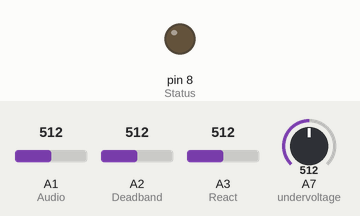
This sketch was run on a simulated Arduino Nano, built with avr-gcc and run on an emulated ATmega328P. On the bench: output pins drawn as LEDs (lit = HIGH). The inputs (shaded band) are chosen by the test bench; at power-on: A2 (Deadband) = 512, A1 (Audio) = 512, A3 (React) = 512, A7 (undervoltage) = 512. What the sketch prints to the serial monitor is not drawn.

Above: at 0.25 s.
At 1.2 s:
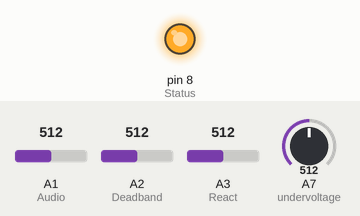
1.3 s: A2 (Deadband) set to 90
Timing chart, 0 to 4.3 s (numbered marks = the images above; inputs shaded):
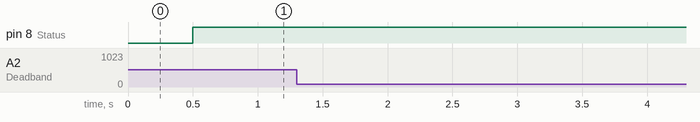

The sketch:

MovieVolumeAdjust.ino
```cpp
#include <IRremote.h>
#define cbi(sfr, bit) (_SFR_BYTE(sfr) &= ~_BV(bit))
#define sbi(sfr, bit) (_SFR_BYTE(sfr) |= _BV(bit))
int deadband;
int react;
int audio;
byte audiocounter = 0;
byte loudercounter = 0;
byte volcounter = 0;
byte timercounter = 0;
byte timercountervol = 0;
byte silencecounter = 0;
bool trig = 0;
bool lowertrig = 0;
bool lowertrigtimer = 0;
bool volup = 0;
byte i = 0;


void setup() {
  Serial.begin(250000);
  sbi(ADCSRA, ADPS2);
  cbi(ADCSRA, ADPS1);
  cbi(ADCSRA, ADPS0);
  TCCR1A = 0;
  TCCR1B = 0;
  TCCR1B |= (1 << CS12) | (1 << WGM12);
  TIMSK1 |= (1 << OCIE1A);
  OCR1A = 31250;
  TCCR2A = 0;
  TCCR2B = 0;
  TCCR2A |= (1 << WGM21);
  TCCR2B |= (1 << CS20) | (1 << CS21) | (1 << CS22) ;
  TIMSK2 |= (1 << OCIE2A);
  IrSender.begin(9, DISABLE_LED_FEEDBACK); //IR LED
  pinMode(8, OUTPUT); //Status
  digitalWrite(8, LOW);
  pinMode(A1, INPUT); //Audio
  pinMode(A2, INPUT); //Deadband
  pinMode(A3, INPUT); //React
  pinMode(A7, INPUT); //undervoltage
  deadband = map(analogRead(A2), 0, 1023, 511, 0);
  OCR2A = map(analogRead(A3), 1023, 0, 255, 127);
}

void loop() {

  Serial.print(0);
  Serial.print(" ");
  Serial.print(1023);
  Serial.print(" ");
  Serial.print(analogRead(A1));
  Serial.print(" ");
  Serial.print(511 + deadband);
  Serial.print(" ");
  Serial.println(511 - deadband);

  if (audiocounter > 10) {
    lowertrig = 1;
    audiocounter = 0;
  }

  if (loudercounter > 20) {
    while (i < volcounter) {
      IrSender.sendSAMSUNG(0x3434E817, 32); // Vol+
      i++;
      delay(200);
    }
    volup = 0;
    i = 0;
    volcounter = 0;
    loudercounter = 0;
  }

  audio = analogRead(A1);

  if ((volup == 1) && (audio < 540) && (audio > 480) && (trig == 0)) {
    TCNT2 = 0;
    trig = 1;
  }

  if ((volup == 1) && ((audio > 540) || (audio < 480))){
    loudercounter = 0;
  }

  if ((audio > (511 + deadband)) || (audio < (511 - deadband))) {
    if ((trig == 0) && (lowertrig == 0) && (volup == 0)) {
      TCNT2 = 0;
      trig = 1;
    }
    if (lowertrig == 1) {
      volcounter++;
      IrSender.sendSAMSUNG(0x34346897, 32); //Vol-
      delay(200);
      lowertrigtimer = 1;
    }
  }
}

ISR(TIMER1_COMPA_vect) {
  deadband = map(analogRead(A2), 0, 1023, 511, 0);
  OCR2A = map(analogRead(A3), 1023, 0, 255, 127); //200ms - 100ms
  if (analogRead(A7) < 540) {
    digitalWrite(8, HIGH);
  }
}

ISR(TIMER2_COMPA_vect) {
  if (trig == 1) {
    timercounter++;
    silencecounter = 0;
  }
  if ((timercounter > 6) && (volup == 0)) {
    audiocounter++;
    timercounter = 0;
    trig = 0;
  }

  if ((timercounter > 6) && (volup == 1)) {
    loudercounter++;
    timercounter = 0;
    trig = 0;
  }

  if ((audiocounter > 0) && (trig == 0) ) {
    silencecounter++;
    if (silencecounter > 50) {
      audiocounter = 0;
      silencecounter = 0;
    }
  }
  if (lowertrig == 1) {
    if (lowertrigtimer == 0) {
      timercountervol++;
    }
    if (lowertrigtimer == 1) {
      timercountervol = 0;
      lowertrigtimer = 0;
    }
    if (timercountervol > 100) {
      volup = 1;
      lowertrig = 0;
    }
  }
}
```
